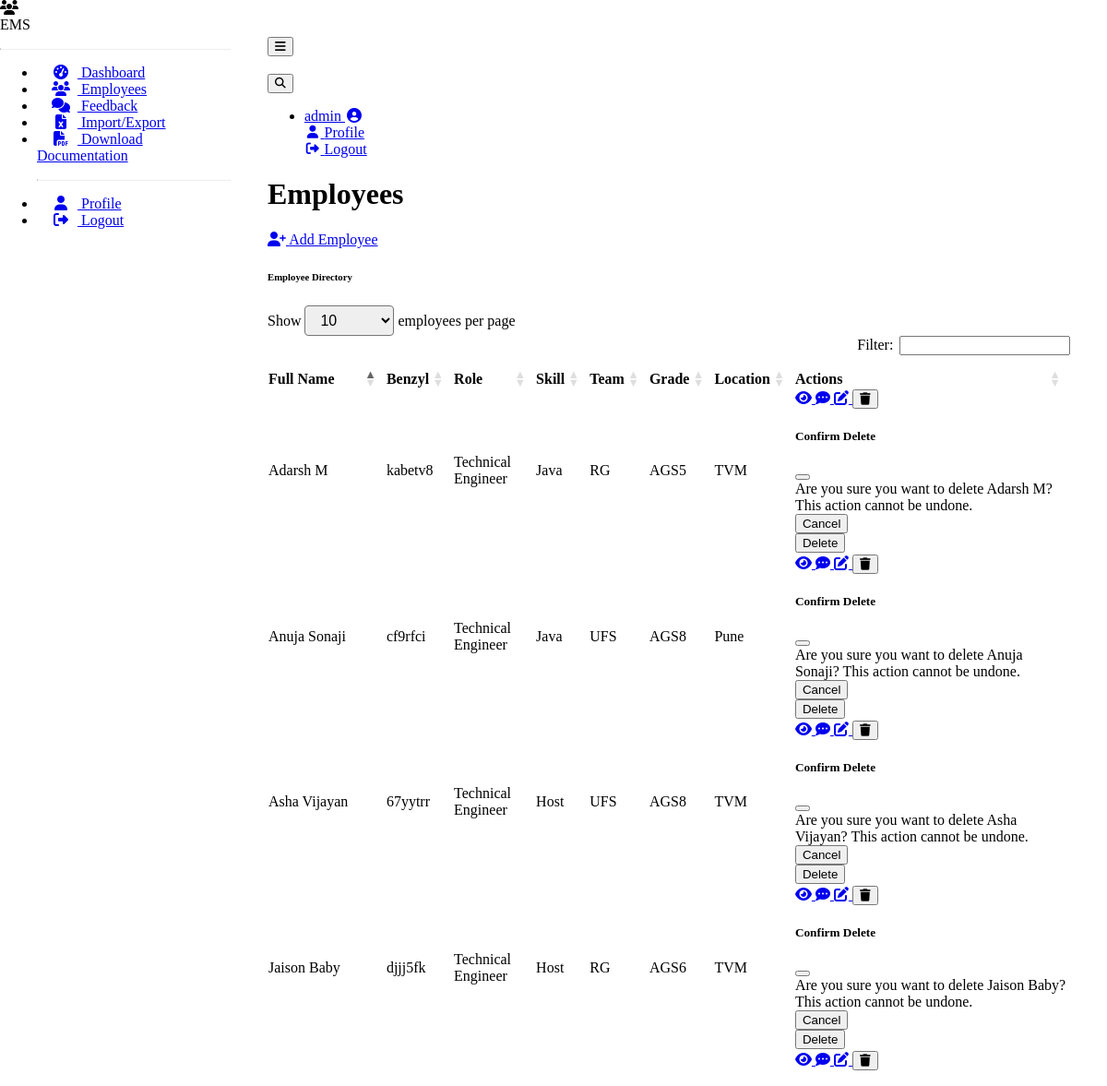
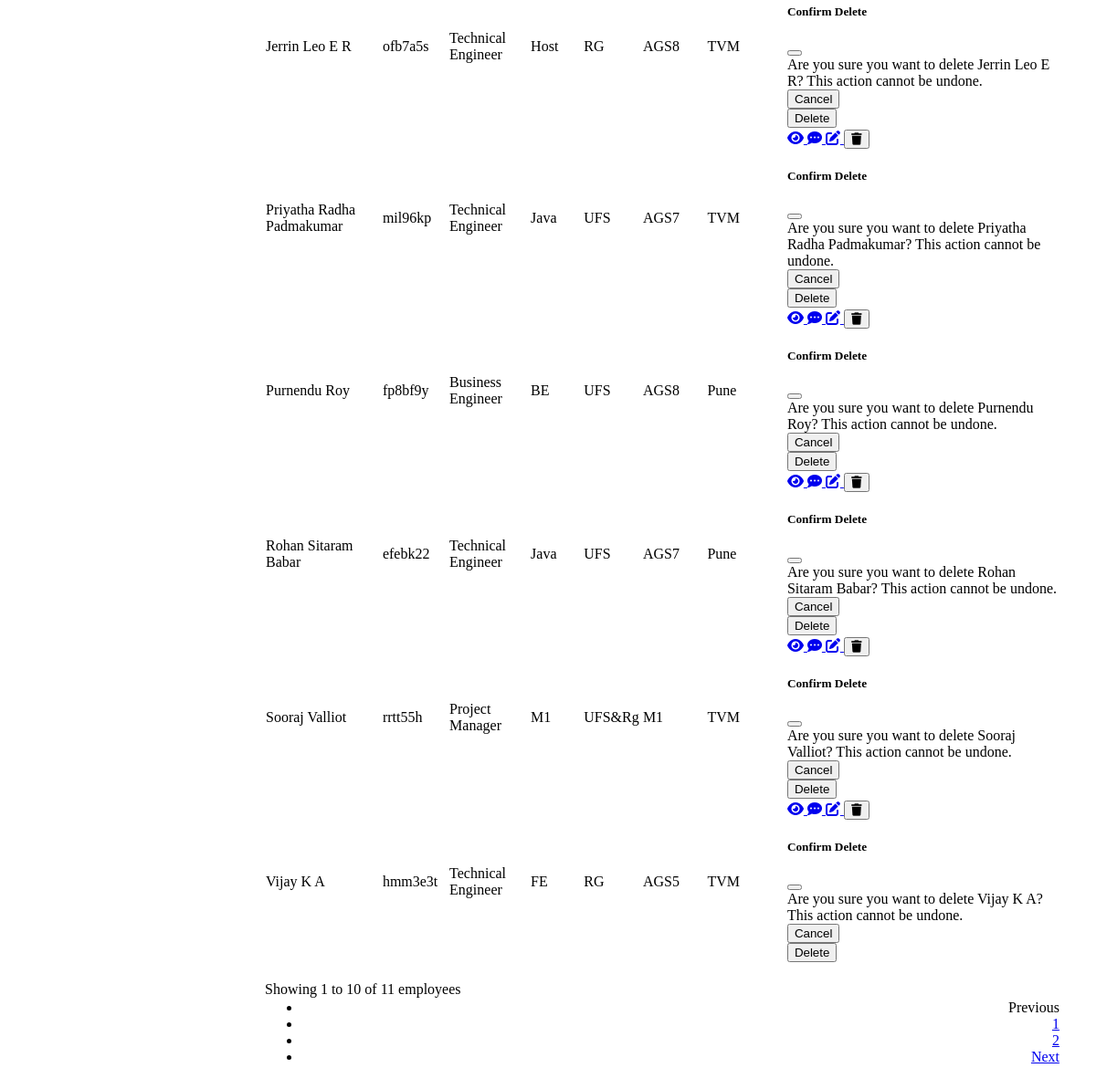
Page /employees (signed in) on the committed database (2 pictures, top to bottom).
### models.py (models this page shows, shortened)
class User(UserMixin, db.Model):
    __tablename__ = 'users'
    id = db.Column(db.Integer, primary_key=True)
    username = db.Column(db.String(64), unique=True, nullable=False)
    email = db.Column(db.String(120), unique=True, nullable=False)
    password_hash = db.Column(db.String(256), nullable=False)
    is_manager = db.Column(db.Boolean, default=False)
    employees_managed = db.relationship('Employee', backref='manager_user', lazy='dynamic',
                                        foreign_keys='Employee.manager_id')

class Employee(db.Model):
    __tablename__ = 'employees'
    id = db.Column(db.Integer, primary_key=True)
    full_name = db.Column(db.String(100), nullable=False)
    joining_date = db.Column(db.Date, nullable=False)
    benzyl = db.Column(db.String(50), unique=True, nullable=False)  # Employee ID or username
    role = db.Column(db.String(100), nullable=False)
    skill = db.Column(db.String(100), nullable=False)
    team = db.Column(db.String(100), nullable=False)
    grade = db.Column(db.String(20), nullable=False)
    designation = db.Column(db.String(100), nullable=False)
    location = db.Column(db.String(100), nullable=False)
    user_id = db.Column(db.Integer, db.ForeignKey('users.id'), nullable=True)
    user = db.relationship('User', foreign_keys=[user_id])
    manager_id = db.Column(db.Integer, db.ForeignKey('users.id'), nullable=True)
    feedback_received = db.relationship('Feedback', backref='employee', lazy='dynamic',
                                        foreign_keys='Feedback.employee_id')

### employee.py (the view)
@employee_bp.route('/employees')
@login_required
def employee_list():
    if current_user.is_manager:
        employees = Employee.query.all()
    else:
        employee = Employee.query.filter_by(user_id=current_user.id).first()
        employees = [employee] if employee else []
    managers = User.query.filter_by(is_manager=True).all()
    return render_template('employee_list.html',
                           employees=employees,
                           managers=managers,
                           is_manager=current_user.is_manager)

### app.py (called while the page is built)
@login_manager.user_loader
def load_user(user_id):
    from models import User  # Import here to avoid circular imports
    return User.query.get(int(user_id))

### templates/employee_list.html (shortened to what this page needs)
{% extends "base.html" %}
{% block content %}
<div class="container-fluid">
    <div class="d-flex justify-content-between align-items-center mb-4">
        <h1 class="h3 text-gray-800">Employees</h1>
        {% if is_manager %}
        <a href="{{ url_for('employee.create_employee') }}" class="btn btn-primary">
            <i class="fas fa-user-plus mr-1"></i> Add Employee
        </a>
        {% endif %}
    </div>
    <div class="card shadow mb-4">
        <div class="card-header py-3">
            <h6 class="m-0 font-weight-bold text-primary">Employee Directory</h6>
        </div>
        <div class="card-body">
            {% if employees %}
            <div class="table-responsive">
                <table class="table table-bordered" id="employeeTable" width="100%" cellspacing="0">
                    <thead>
                        <tr>
                            <th>Full Name</th>
                            <th>Benzyl</th>
                            <th>Role</th>
                            <th>Skill</th>
                            <th>Team</th>
                            <th>Grade</th>
                            <th>Location</th>
                            <th>Actions</th>
                        </tr>
                    </thead>
                    <tbody>
                        {% for employee in employees %}
                        <tr {% if employee.manager_id == current_user.id %}class="table-primary"{% endif %}>
                            <td>{{ employee.full_name }}</td>
                            <td>{{ employee.benzyl }}</td>
                            <td>{{ employee.role }}</td>
                            <td>{{ employee.skill }}</td>
                            <td>{{ employee.team }}</td>
                            <td>{{ employee.grade }}</td>
                            <td>{{ employee.location }}</td>
                            <td>
                                <div class="btn-group" role="group">
                                    <a href="{{ url_for('employee.employee_detail', employee_id=employee.id) }}"
                                       class="btn btn-info btn-sm" data-bs-toggle="tooltip" title="View Details">
                                        <i class="fas fa-eye"></i>
                                    </a>
                                    {% if is_manager and employee.manager_id == current_user.id %}
                                    <a href="{{ url_for('feedback.create_feedback', employee_id=employee.id) }}"
                                       class="btn btn-success btn-sm" data-bs-toggle="tooltip" title="Provide Feedback">
                                        <i class="fas fa-comment-dots"></i>
                                    </a>
                                    <a href="{{ url_for('employee.edit_employee', employee_id=employee.id) }}"
                                       class="btn btn-warning btn-sm" data-bs-toggle="tooltip" title="Edit Employee">
                                        <i class="fas fa-edit"></i>
                                    </a>
                                    <button type="button" class="btn btn-danger btn-sm confirm-delete"
                                            data-bs-toggle="modal" data-bs-target="#deleteModal{{ employee.id }}"
                                            title="Delete Employee">
                                        <i class="fas fa-trash"></i>
                                    </button>
                                    <div class="modal fade" id="deleteModal{{ employee.id }}" tabindex="-1"
                                         aria-labelledby="deleteModalLabel" aria-hidden="true">
                                        <div class="modal-dialog">
                                            <div class="modal-content">
                                                <div class="modal-header">
                                                    <h5 class="modal-title" id="deleteModalLabel">
                                                        Confirm Delete
                                                    </h5>
                                                    <button type="button" class="btn-close" data-bs-dismiss="modal"
                                                            aria-label="Close"></button>
                                                </div>
                                                <div class="modal-body">
                                                    Are you sure you want to delete {{ employee.full_name }}?
                                                    This action cannot be undone.
                                                </div>
                                                <div class="modal-footer">
                                                    <button type="button" class="btn btn-secondary"
                                                            data-bs-dismiss="modal">Cancel</button>
                                                    <form action="{{ url_for('employee.delete_employee', employee_id=employee.id) }}"
                                                          method="POST">
                                                        <button type="submit" class="btn btn-danger">Delete</button>
                                                    </form>
                                                </div>
                                            </div>
                                        </div>
                                    </div>
                                    {% endif %}
                                </div>
                            </td>
                        </tr>
                        {% endfor %}
                    </tbody>
                </table>
            </div>
            {% endif %}
        </div>
    </div>
</div>
{% endblock %}

### templates/base.html (shortened to what this page needs)
<!DOCTYPE html>
<html lang="en" data-bs-theme="dark">
<head>
    <link rel="stylesheet" href="https://cdn.replit.com/agent/bootstrap-agent-dark-theme.min.css">
    <link rel="stylesheet" href="https://cdnjs.cloudflare.com/ajax/libs/font-awesome/6.4.0/css/all.min.css">
    <link rel="stylesheet" href="https://cdn.datatables.net/1.13.4/css/dataTables.bootstrap5.min.css">
    <link rel="stylesheet" href="https://cdn.datatables.net/buttons/2.3.6/css/buttons.bootstrap5.min.css">
    <link rel="stylesheet" href="{{ url_for('static', filename='css/custom.css') }}">
</head>
<body>
    {% if current_user.is_authenticated %}
    <div class="sidebar bg-dark">
        <div class="sidebar-brand d-flex align-items-center justify-content-center p-3">
            <div class="sidebar-brand-icon">
                <i class="fas fa-users"></i>
            </div>
            <div class="sidebar-brand-text mx-3">EMS</div>
        </div>
        <hr class="sidebar-divider">
        <ul class="nav flex-column">
            <li class="nav-item">
                <a class="nav-link {% if request.endpoint and request.endpoint == 'employee.dashboard' %}active{% endif %}"
                   href="{{ url_for('employee.dashboard') }}">
                    <i class="fas fa-fw fa-tachometer-alt"></i>
                    <span>Dashboard</span>
                </a>
            </li>
            <li class="nav-item">
                <a class="nav-link {% if request.endpoint and 'employee_list' in request.endpoint %}active{% endif %}"
                   href="{{ url_for('employee.employee_list') }}">
                    <i class="fas fa-fw fa-users"></i>
                    <span>Employees</span>
                </a>
            </li>
            <li class="nav-item">
                <a class="nav-link {% if request.endpoint and 'feedback' in request.endpoint %}active{% endif %}"
                   href="{{ url_for('feedback.feedback_list') }}">
                    <i class="fas fa-fw fa-comments"></i>
                    <span>Feedback</span>
                </a>
            </li>
            {% if current_user.is_manager %}
            <li class="nav-item">
                <a class="nav-link {% if request.endpoint and 'import_export' in request.endpoint %}active{% endif %}"
                   href="{{ url_for('employee.import_export') }}">
                    <i class="fas fa-fw fa-file-excel"></i>
                    <span>Import/Export</span>
                </a>
            </li>
            <li class="nav-item">
                <a class="nav-link" href="{{ url_for('docs.generate_and_download_docs') }}">
                    <i class="fas fa-fw fa-file-pdf"></i>
                    <span>Download Documentation</span>
                </a>
            </li>
            {% endif %}
            <hr class="sidebar-divider">
            <li class="nav-item">
                <a class="nav-link" href="{{ url_for('auth.profile') }}">
                    <i class="fas fa-fw fa-user"></i>
                    <span>Profile</span>
                </a>
            </li>
            <li class="nav-item">
                <a class="nav-link" href="{{ url_for('auth.logout') }}">
                    <i class="fas fa-fw fa-sign-out-alt"></i>
                    <span>Logout</span>
                </a>
            </li>
        </ul>
    </div>
    {% endif %}
    <div class="content-wrapper {% if not current_user.is_authenticated %}ml-0{% endif %}">
        {% if current_user.is_authenticated %}
        <nav class="navbar navbar-expand navbar-dark bg-dark mb-4">
            <button id="sidebarToggle" class="btn btn-link d-md-none rounded-circle mr-3">
                <i class="fa fa-bars"></i>
            </button>
            <div class="d-md-inline-block ms-auto form-inline mr-0 navbar-search">
                <div class="input-group">
                    <input type="text" id="searchInput" class="form-control bg-light border small"
                           placeholder="Search..." aria-label="Search">
                    <div class="input-group-append">
                        <button class="btn btn-primary" type="button">
                        </button>
                    </div>
                </div>
            </div>
            <ul class="navbar-nav ml-auto ml-md-0">
                <li class="nav-item dropdown no-arrow">
                    <a class="nav-link dropdown-toggle" href="#" id="userDropdown" role="button"
                       data-bs-toggle="dropdown" aria-haspopup="true" aria-expanded="false">
                        <span class="mr-2 d-none d-lg-inline text-gray-600 small">{{ current_user.username }}</span>
                        <i class="fas fa-user-circle fa-fw"></i>
                    </a>
                    <div class="dropdown-menu dropdown-menu-right shadow animated--grow-in"
                         aria-labelledby="userDropdown">
                        <a class="dropdown-item" href="{{ url_for('auth.profile') }}">
                            <i class="fas fa-user fa-sm fa-fw mr-2 text-gray-400"></i>
                            Profile
                        </a>
                        <a class="dropdown-item" href="{{ url_for('auth.logout') }}">
                            <i class="fas fa-sign-out-alt fa-sm fa-fw mr-2 text-gray-400"></i>
                            Logout
                        </a>
                    </div>
                </li>
            </ul>
        </nav>
        {% endif %}
        <div class="container-fluid">
            {% block content %}{% endblock %}
        </div>
    </div>
</body>
</html>

### static/css/custom.css (style rules this page uses)
:root { --sidebar-width: 250px; }
.sidebar { width: var(--sidebar-width); height: 100vh; position: fixed; left: 0; top: 0; z-index: 100; transition: all 0.3s; overflow-y: auto; }
.sidebar .nav-item .nav-link { padding: 0.75rem 1rem; width: 100%; }
.sidebar .nav-item .nav-link i { margin-right: 0.5rem; }
.sidebar-divider { margin: 1rem 0; border-top: 1px solid rgba(255, 255, 255, 0.15); }
.content-wrapper { margin-left: var(--sidebar-width); padding: 2rem; min-height: 100vh; transition: all 0.3s; }
.navbar-search { margin-right: 1rem; }
.navbar-search .input-group { width: 300px; }
.navbar-search .form-control { border: 1px solid rgba(255, 255, 255, 0.2) !important; background-color: rgba(255, 255, 255, 0.1) !important; color: white !important; }
.navbar-search .form-control::placeholder { color: rgba(255, 255, 255, 0.6) !important; }

### rows in the picture
User: username "admin"
Employee: full_name "Priyatha Radha Padmakumar", benzyl "mil96kp", role "Technical Engineer", skill "Java", team "UFS", grade "AGS7", location "TVM"
Employee: full_name "Adarsh M", benzyl "kabetv8", role "Technical Engineer", skill "Java", team "RG", grade "AGS5", location "TVM"
Employee: full_name "Vijay K A", benzyl "hmm3e3t", role "Technical Engineer", skill "FE", team "RG", grade "AGS5", location "TVM"
Employee: full_name "Rohan Sitaram Babar", benzyl "efebk22", role "Technical Engineer", skill "Java", team "UFS", grade "AGS7", location "Pune"
Employee: full_name "Anuja Sonaji", benzyl "cf9rfci", role "Technical Engineer", skill "Java", team "UFS", grade "AGS8", location "Pune"
Employee: full_name "Jerrin Leo E R", benzyl "ofb7a5s", role "Technical Engineer", skill "Host", team "RG", grade "AGS8", location "TVM"
Employee: full_name "Purnendu Roy", benzyl "fp8bf9y", role "Business Engineer", skill "BE", team "UFS", grade "AGS8", location "Pune"
Employee: full_name "Jaison Baby", benzyl "djjj5fk", role "Technical Engineer", skill "Host", team "RG", grade "AGS6", location "TVM"
Employee: full_name "Asha Vijayan", benzyl "67yytrr", role "Technical Engineer", skill "Host", team "UFS", grade "AGS8", location "TVM"
Employee: full_name "Sooraj Valliot", benzyl "rrtt55h", role "Project Manager", skill "M1", team "UFS&Rg", grade "M1", location "TVM"
